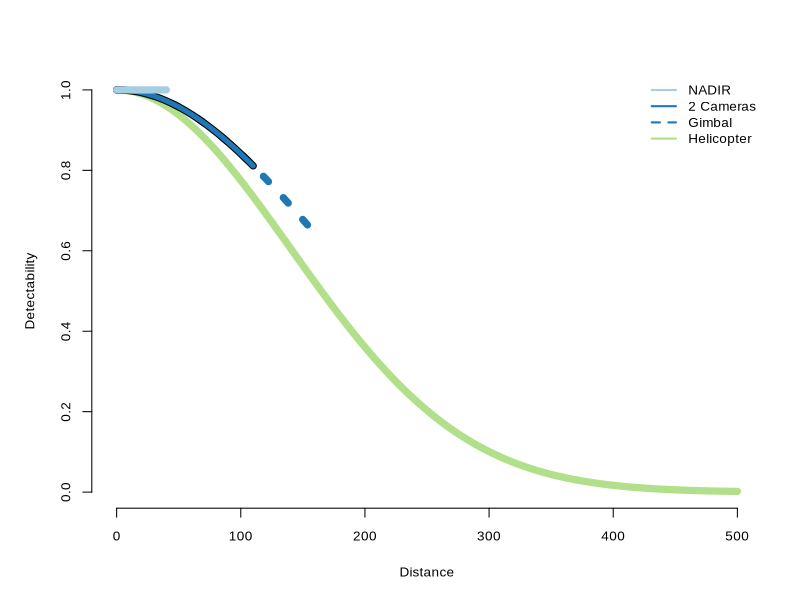

This figure's R source:
# Load necessary library
library(grDevices)
library(RColorBrewer)
library(here)


# Function to compute detectability values
compute_detectability <- function(key.function, scale.param, shape.param, truncation) {
  distances <- seq(0, truncation, length.out = 100)
  if (key.function == "hn") {
    detectability <- exp(-distances^2 / (2 * scale.param^2))
  } else if (key.function == "uf") {
    detectability <- rep(scale.param, length(distances))
  } else {
    stop("Unsupported key function")
  }
  data.frame(distance = distances, detectability = detectability)
}

# Generate data for each detection function
detect_H_data <- compute_detectability("hn", 140, NULL, 500)
detect_FW2_data <- compute_detectability("hn", 170, NULL, 110)
detect_FWG_data <- compute_detectability("hn", 170, NULL, 155)
detect_uf_data <- compute_detectability("uf", 1, NULL, 40)


# Define custom colors
custom_colors <- c("#a6cee3", "#1f78b4", "#1f78b4", "#b2df8a")


# Set the output file path using the here package
output_path <- here("Output", "Plots", "detectability_plot.tiff")

# Open a TIFF device
tiff(filename = output_path, width = 2250, height = 1125, units = "px", res = 300)

# Set graphical parameters for A4 size
par(mar = c(5, 5, 4, 2) + 0.1, cex = 0.9, cex.lab = 0.9, cex.axis = 0.9, lwd = 1, bty = "n", family = "Arial")

# Plot the data
plot(detect_H_data$distance, detect_H_data$detectability, type = "l", col = custom_colors[4], lwd = 7, xlim = c(0, 500), ylim = c(0, 1), xlab = "Distance", ylab = "Detectability")
lines(detect_FWG_data$distance, detect_FWG_data$detectability, col = custom_colors[3], lwd = 7, lty = 3) # Dotted line
lines(detect_FW2_data$distance, detect_FW2_data$detectability, col = 'black', lwd = 7) # Shadow
lines(detect_FW2_data$distance, detect_FW2_data$detectability, col = custom_colors[2], lwd = 5)
lines(detect_uf_data$distance, detect_uf_data$detectability, col = custom_colors[1], lwd = 7)


# Add a legend
legend("topright", legend = c("NADIR", "2 Cameras", "Gimbal", "Helicopter"), col = custom_colors, lty = c(1, 1, 2, 1), lwd = 2, cex = 0.9, box.lwd = 1, box.col = "NA", bg = "white")



# Close the TIFF device
dev.off()
